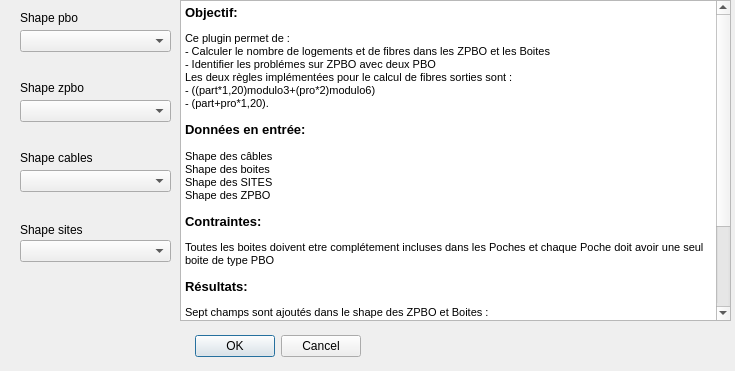
<?xml version="1.0" encoding="UTF-8"?>
<ui version="4.0">
 <class>Calcul_Nbre_LOG_FODialogBase</class>
 <widget class="QDialog" name="Calcul_Nbre_LOG_FODialogBase">
  <property name="geometry">
   <rect>
    <x>0</x>
    <y>0</y>
    <width>735</width>
    <height>371</height>
   </rect>
  </property>
  <property name="windowTitle">
   <string>Calcul_Nbre_LOG_FO</string>
  </property>
  <widget class="QDialogButtonBox" name="button_box">
   <property name="geometry">
    <rect>
     <x>20</x>
     <y>330</y>
     <width>341</width>
     <height>32</height>
    </rect>
   </property>
   <property name="orientation">
    <enum>Qt::Horizontal</enum>
   </property>
   <property name="standardButtons">
    <set>QDialogButtonBox::Cancel|QDialogButtonBox::Ok</set>
   </property>
  </widget>
  <widget class="QComboBox" name="comboPBO">
   <property name="geometry">
    <rect>
     <x>20</x>
     <y>30</y>
     <width>151</width>
     <height>22</height>
    </rect>
   </property>
  </widget>
  <widget class="QComboBox" name="comboCABLES">
   <property name="geometry">
    <rect>
     <x>20</x>
     <y>170</y>
     <width>151</width>
     <height>22</height>
    </rect>
   </property>
  </widget>
  <widget class="QComboBox" name="comboZPBO">
   <property name="geometry">
    <rect>
     <x>20</x>
     <y>100</y>
     <width>151</width>
     <height>22</height>
    </rect>
   </property>
  </widget>
  <widget class="QComboBox" name="comboSITES">
   <property name="geometry">
    <rect>
     <x>20</x>
     <y>240</y>
     <width>151</width>
     <height>22</height>
    </rect>
   </property>
  </widget>
  <widget class="QLabel" name="label_4">
   <property name="geometry">
    <rect>
     <x>20</x>
     <y>150</y>
     <width>81</width>
     <height>16</height>
    </rect>
   </property>
   <property name="text">
    <string>Shape cables</string>
   </property>
  </widget>
  <widget class="QLabel" name="label">
   <property name="geometry">
    <rect>
     <x>20</x>
     <y>10</y>
     <width>71</width>
     <height>16</height>
    </rect>
   </property>
   <property name="text">
    <string>Shape pbo</string>
   </property>
  </widget>
  <widget class="QLabel" name="label_3">
   <property name="geometry">
    <rect>
     <x>20</x>
     <y>220</y>
     <width>71</width>
     <height>20</height>
    </rect>
   </property>
   <property name="text">
    <string>Shape sites</string>
   </property>
  </widget>
  <widget class="QLabel" name="label_2">
   <property name="geometry">
    <rect>
     <x>20</x>
     <y>80</y>
     <width>71</width>
     <height>16</height>
    </rect>
   </property>
   <property name="text">
    <string>Shape zpbo</string>
   </property>
  </widget>
  <widget class="QTextBrowser" name="textBrowser">
   <property name="geometry">
    <rect>
     <x>180</x>
     <y>0</y>
     <width>551</width>
     <height>321</height>
    </rect>
   </property>
   <property name="html">
    <string>&lt;!DOCTYPE HTML PUBLIC &quot;-//W3C//DTD HTML 4.0//EN&quot; &quot;http://www.w3.org/TR/REC-html40/strict.dtd&quot;&gt;
&lt;html&gt;&lt;head&gt;&lt;meta name=&quot;qrichtext&quot; content=&quot;1&quot; /&gt;&lt;style type=&quot;text/css&quot;&gt;
p, li { white-space: pre-wrap; }
&lt;/style&gt;&lt;/head&gt;&lt;body style=&quot; font-family:'MS Shell Dlg 2'; font-size:8.25pt; font-weight:400; font-style:normal;&quot;&gt;
&lt;p style=&quot; margin-top:0px; margin-bottom:0px; margin-left:0px; margin-right:0px; -qt-block-indent:0; text-indent:0px;&quot;&gt;&lt;span style=&quot; font-size:10pt; font-weight:600;&quot;&gt;Objectif:&lt;/span&gt;&lt;/p&gt;
&lt;p style=&quot; margin-top:12px; margin-bottom:0px; margin-left:0px; margin-right:0px; -qt-block-indent:0; text-indent:0px;&quot;&gt;&lt;span style=&quot; font-family:'MS Shell Dlg 2,sans-serif'; font-size:8pt;&quot;&gt;Ce plugin permet de :&lt;/span&gt;&lt;/p&gt;
&lt;p style=&quot; margin-top:0px; margin-bottom:0px; margin-left:0px; margin-right:0px; -qt-block-indent:0; text-indent:0px;&quot;&gt;&lt;span style=&quot; font-family:'MS Shell Dlg 2,sans-serif'; font-size:8pt;&quot;&gt;- Calculer le nombre de logements et de fibres dans les ZPBO et les Boites&lt;/span&gt;&lt;/p&gt;
&lt;p style=&quot; margin-top:0px; margin-bottom:0px; margin-left:0px; margin-right:0px; -qt-block-indent:0; text-indent:0px;&quot;&gt;&lt;span style=&quot; font-family:'MS Shell Dlg 2,sans-serif'; font-size:8pt;&quot;&gt;- Identifier les problémes sur ZPBO avec deux PBO&lt;/span&gt;&lt;/p&gt;
&lt;p style=&quot; margin-top:0px; margin-bottom:0px; margin-left:0px; margin-right:0px; -qt-block-indent:0; text-indent:0px;&quot;&gt;&lt;span style=&quot; font-family:'MS Shell Dlg 2,sans-serif'; font-size:8pt;&quot;&gt;Les deux règles implémentées pour le calcul de fibres sorties sont :&lt;/span&gt;&lt;/p&gt;
&lt;p style=&quot; margin-top:0px; margin-bottom:0px; margin-left:0px; margin-right:0px; -qt-block-indent:0; text-indent:0px;&quot;&gt;&lt;span style=&quot; font-family:'MS Shell Dlg 2,sans-serif'; font-size:8pt;&quot;&gt;- ((part*1,20)modulo3+(pro*2)modulo6) &lt;/span&gt;&lt;/p&gt;
&lt;p style=&quot; margin-top:0px; margin-bottom:0px; margin-left:0px; margin-right:0px; -qt-block-indent:0; text-indent:0px;&quot;&gt;&lt;span style=&quot; font-family:'MS Shell Dlg 2,sans-serif'; font-size:8pt;&quot;&gt;- (part+pro*1,20).&lt;/span&gt;&lt;/p&gt;
&lt;p style=&quot; margin-top:12px; margin-bottom:0px; margin-left:0px; margin-right:0px; -qt-block-indent:0; text-indent:0px;&quot;&gt;&lt;span style=&quot; font-family:'MS Shell Dlg 2,sans-serif'; font-size:10pt; font-weight:600;&quot;&gt;Données en entrée: &lt;/span&gt;&lt;/p&gt;
&lt;p style=&quot;-qt-paragraph-type:empty; margin-top:0px; margin-bottom:0px; margin-left:0px; margin-right:0px; -qt-block-indent:0; text-indent:0px; font-size:8pt;&quot;&gt;&lt;br /&gt;&lt;/p&gt;
&lt;p style=&quot; margin-top:0px; margin-bottom:0px; margin-left:0px; margin-right:0px; -qt-block-indent:0; text-indent:0px;&quot;&gt;&lt;span style=&quot; font-size:8pt;&quot;&gt;Shape des câbles&lt;/span&gt;&lt;/p&gt;
&lt;p style=&quot; margin-top:0px; margin-bottom:0px; margin-left:0px; margin-right:0px; -qt-block-indent:0; text-indent:0px;&quot;&gt;&lt;span style=&quot; font-size:8pt;&quot;&gt;Shape des boites&lt;/span&gt;&lt;/p&gt;
&lt;p style=&quot; margin-top:0px; margin-bottom:0px; margin-left:0px; margin-right:0px; -qt-block-indent:0; text-indent:0px;&quot;&gt;&lt;span style=&quot; font-size:8pt;&quot;&gt;Shape des SITES&lt;/span&gt;&lt;/p&gt;
&lt;p style=&quot; margin-top:0px; margin-bottom:0px; margin-left:0px; margin-right:0px; -qt-block-indent:0; text-indent:0px;&quot;&gt;&lt;span style=&quot; font-size:8pt;&quot;&gt;Shape des ZPBO&lt;/span&gt;&lt;/p&gt;
&lt;p style=&quot; margin-top:12px; margin-bottom:0px; margin-left:0px; margin-right:0px; -qt-block-indent:0; text-indent:0px;&quot;&gt;&lt;span style=&quot; font-family:'MS Shell Dlg 2,sans-serif'; font-size:10pt; font-weight:600;&quot;&gt;Contraintes:&lt;/span&gt;&lt;span style=&quot; font-size:10pt;&quot;&gt; &lt;/span&gt;&lt;/p&gt;
&lt;p style=&quot; margin-top:12px; margin-bottom:12px; margin-left:0px; margin-right:0px; -qt-block-indent:0; text-indent:0px;&quot;&gt;&lt;span style=&quot; font-size:8pt;&quot;&gt;Toutes les boites doivent etre complétement incluses dans les Poches et chaque Poche doit avoir une seul boite de type PBO&lt;/span&gt;&lt;/p&gt;
&lt;p style=&quot; margin-top:12px; margin-bottom:12px; margin-left:0px; margin-right:0px; -qt-block-indent:0; text-indent:0px;&quot;&gt;&lt;span style=&quot; font-family:'MS Shell Dlg 2,sans-serif'; font-size:10pt; font-weight:600;&quot;&gt;Résultats:&lt;/span&gt;&lt;span style=&quot; font-size:10pt;&quot;&gt; &lt;/span&gt;&lt;/p&gt;
&lt;p style=&quot; margin-top:0px; margin-bottom:0px; margin-left:0px; margin-right:0px; -qt-block-indent:0; text-indent:0px;&quot;&gt;&lt;span style=&quot; font-size:8pt;&quot;&gt;Sept champs sont ajoutés dans le shape des ZPBO et Boites :&lt;/span&gt;&lt;/p&gt;
&lt;p style=&quot; margin-top:0px; margin-bottom:0px; margin-left:0px; margin-right:0px; -qt-block-indent:0; text-indent:0px;&quot;&gt;&lt;span style=&quot; font-size:8pt;&quot;&gt;- nbrloge : nombre de prises&lt;/span&gt;&lt;/p&gt;
&lt;p style=&quot; margin-top:0px; margin-bottom:0px; margin-left:0px; margin-right:0px; -qt-block-indent:0; text-indent:0px;&quot;&gt;&lt;span style=&quot; font-size:8pt;&quot;&gt;- NB_FTTH : nombre de prises particuliers&lt;/span&gt;&lt;/p&gt;
&lt;p style=&quot; margin-top:0px; margin-bottom:0px; margin-left:0px; margin-right:0px; -qt-block-indent:0; text-indent:0px;&quot;&gt;&lt;span style=&quot; font-size:8pt;&quot;&gt;- NB_FTTE : nombre de prises pro&lt;/span&gt;&lt;/p&gt;
&lt;p style=&quot; margin-top:0px; margin-bottom:0px; margin-left:0px; margin-right:0px; -qt-block-indent:0; text-indent:0px;&quot;&gt;&lt;span style=&quot; font-size:8pt;&quot;&gt;- nbrfo : nombre de fibres calculé&lt;/span&gt;&lt;/p&gt;
&lt;p style=&quot; margin-top:0px; margin-bottom:0px; margin-left:0px; margin-right:0px; -qt-block-indent:0; text-indent:0px;&quot;&gt;&lt;span style=&quot; font-size:8pt;&quot;&gt;- nbrfo_Part : nombre de fo particuliers&lt;/span&gt;&lt;/p&gt;
&lt;p style=&quot; margin-top:0px; margin-bottom:0px; margin-left:0px; margin-right:0px; -qt-block-indent:0; text-indent:0px;&quot;&gt;&lt;span style=&quot; font-size:8pt;&quot;&gt;- nbrfo_Pro : nombre de fo pros&lt;/span&gt;&lt;/p&gt;
&lt;p style=&quot; margin-top:0px; margin-bottom:0px; margin-left:0px; margin-right:0px; -qt-block-indent:0; text-indent:0px;&quot;&gt;&lt;span style=&quot; font-size:8pt;&quot;&gt;- nbrfo_mod : nombre de fo sortis au PBO&lt;/span&gt;&lt;/p&gt;
&lt;p style=&quot; margin-top:0px; margin-bottom:0px; margin-left:0px; margin-right:0px; -qt-block-indent:0; text-indent:0px;&quot;&gt;&lt;span style=&quot; font-size:8pt;&quot;&gt;Un shape d'erreur des ZPBO avec deux PBO est remonté dans Qgis&lt;/span&gt;&lt;/p&gt;
&lt;p style=&quot; margin-top:0px; margin-bottom:0px; margin-left:0px; margin-right:0px; -qt-block-indent:0; text-indent:0px;&quot;&gt;&lt;span style=&quot; font-size:8pt;&quot;&gt;- Boites sans point technique superposée&lt;/span&gt;&lt;/p&gt;&lt;/body&gt;&lt;/html&gt;</string>
   </property>
  </widget>
 </widget>
 <resources/>
 <connections>
  <connection>
   <sender>button_box</sender>
   <signal>accepted()</signal>
   <receiver>Calcul_Nbre_LOG_FODialogBase</receiver>
   <slot>accept()</slot>
   <hints>
    <hint type="sourcelabel">
     <x>20</x>
     <y>20</y>
    </hint>
    <hint type="destinationlabel">
     <x>20</x>
     <y>20</y>
    </hint>
   </hints>
  </connection>
  <connection>
   <sender>button_box</sender>
   <signal>rejected()</signal>
   <receiver>Calcul_Nbre_LOG_FODialogBase</receiver>
   <slot>reject()</slot>
   <hints>
    <hint type="sourcelabel">
     <x>20</x>
     <y>20</y>
    </hint>
    <hint type="destinationlabel">
     <x>20</x>
     <y>20</y>
    </hint>
   </hints>
  </connection>
 </connections>
</ui>
